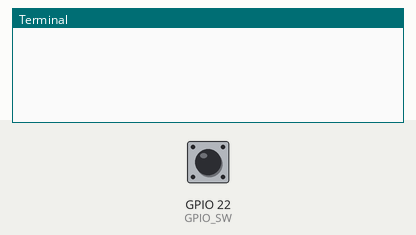
Bench run of a program on a simulated Raspberry Pi (BCM pin numbers). Parts: the last lines printed to the terminal. The inputs (shaded band) are chosen by the test bench; at power-on: GPIO 22 (GPIO_SW) HIGH. Web requests get an empty 200 reply after 0.4 s; threads take turns every 2 ms.

Above: at 1.2 s.
1.3 s: GPIO 22 (GPIO_SW) pulled LOW for 0.15 s
At 2.9 s:
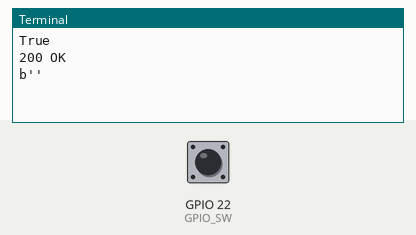
3.2 s: GPIO 22 (GPIO_SW) pulled LOW for 1 s
At 4.2 s:
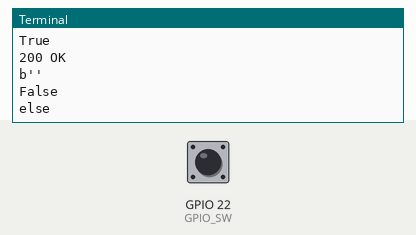

The program:

test.py
```python
# -*- coding: utf-8 -*-

import RPi.GPIO as GPIO
import time
import threading
import httplib, urllib
import json

flag = True
GPIO_SW = 22
#GPIO_LED = 23

def flagon():
	global flag
	flag = True
	print "flagon"

#コールバック関数の定義
def callback(pin):
	global flag
	print flag
	if flag:
		t = threading.Timer(5, flagon)
                t.start()
                flag = False

		params = '''[{"dt":null,"pw":null,"dat": ["111","222","333"]}]'''
		headers = {"Content-type": "application/JSON","charset": "UTF-8"}
		conn = httplib.HTTPConnection("8k3kx36e19v68g.home-ip.aterm.jp")
		conn.request("POST", "/Cats/api/dataadd/marimo02/test", params, headers)
		response = conn.getresponse()
		print response.status, response.reason
		data = response.read()
		conn.close()
		print data
	else:
		print "else"

#GPIOの設定
GPIO.setmode(GPIO.BCM)
GPIO.setup(GPIO_SW, GPIO.IN, pull_up_down=GPIO.PUD_UP)
#GPIO.setup(GPIO_LED, GPIO.OUT)
#GPIO.output(GPIO_LED, GPIO.LOW)

#入力変化割り込みイベントの設定
GPIO.add_event_detect(GPIO_SW, GPIO.FALLING)
GPIO.add_event_callback(GPIO_SW, callback)

#イベント発生待ち
try:
	while True:
		time.sleep(1)
except KeyboardInterrupt:
	GPIO.cleanup()
	print("end\n")
```

Measured:
- after the input at 1.3 s, the terminal: prints a new line at once (image 1)
- after the input at 3.2 s, the terminal: prints a new line at once (image 2)
